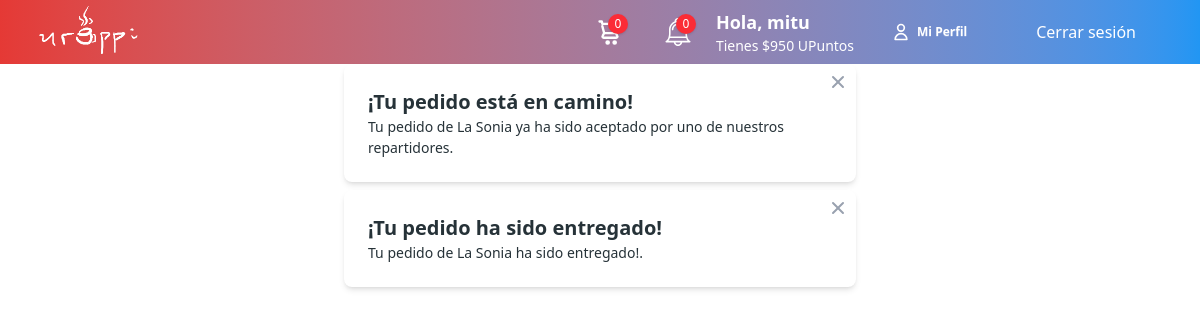
Screenshot of /comprador/notifications/ (signed in) with the database file from the repository.
### urappiapp/models.py (models this page shows)
class User(AbstractUser):
    pronombres = [("La", "La"), ("El", "El"), ("Le", "Le"), ("Otro", "Otro")]
    pronombre = models.CharField(max_length=5, choices=pronombres)
    apodo = models.CharField(max_length=30)  # Apodo o nombre visible
    rating = models.FloatField(default=0.0)
    votes = models.IntegerField(default=0)
    rol = models.CharField(
        max_length=20,
        choices=[
            ("customer", "Cliente"),
            ("deliver", "Repartidor"),
            ("seller", "Vendedor"),
        ],
    )
    upuntos = models.IntegerField(default=0)

class Notification(models.Model):
    user = models.ForeignKey(
        settings.AUTH_USER_MODEL,
        on_delete=models.CASCADE,
        related_name="user",
        null=True,
    )
    deliverer = models.ForeignKey(
        settings.AUTH_USER_MODEL,
        on_delete=models.CASCADE,
        related_name="notification_emitter",
        null=True,
    )
    order = models.ForeignKey(
        Order, on_delete=models.CASCADE, related_name="order", null=True
    )
    message = models.TextField()
    types = [
        ("entregado", "Pedido entregado"),
        ("cancelado", "Pedido cancelado"),
        ("aceptado", "Pedido aceptado"),
    ]
    type = models.CharField(max_length=20, choices=types, null=True)
    status = models.CharField(max_length=20, default="unread")
    created_at = models.TimeField(null=True)

### app_comprador/views.py (the view)
# urls.py: path("notifications/", views.show_notifications, name="show_notifications"),
@login_required(login_url="/login")
def show_notifications(request):
    notifications = []
    try:
        notifications = Notification.objects.filter(user=request.user).order_by(
            "-created_at"
        )
    except Notification.DoesNotExist:
        print("notification does not exist!")
    context = {"usuario":request.user
               ,"notifications": notifications}
    return render(request, "app_comprador/notification_menu.html", context)

### app_comprador/templates/app_comprador/notification_menu.html (shortened to what this page needs)
{% extends 'urappi/base.html' %}
{% block content %}
<div class="px-4">
  <div class="list items-center w-full gap-2">
      {% for notification in notifications %}
          {% include "app_comprador/notifications_menu/_notification_info.html" with notification=notification %}
      {% empty %}
          <p class="text-center text-gray-500 py-8">No tienes notificaciones</p>
      {% endfor %}
  </div>
</div>
{% endblock content %}

### urappi/templates/urappi/header.html (shortened to what this page needs)
<header class="bg-gradient-to-r from-primary to-secondary text-white">
     {% load static %}
    <div class="max-w-7xl mx-auto px-4 sm:px-6 lg:px-8 flex items-center justify-between h-16">
        <a href="{% url 'home' %}">
            <img src="{% static 'images/logo.png' %}" alt="Urappi Logo" class="h-16 object-contain">
        </a>
        <nav class="flex items-center space-x-6">
        {% if user.rol == 'customer' %}
            <a href="{% url 'cart' %}" class="relative group ml-4 flex items-center">
                <span class="absolute -top-1 -right-1 bg-red-500 text-xs rounded-full w-5 h-5 flex items-center justify-center text-white shadow
                group-hover:bg-red-600 transition">0</span>
            </a>
             <a href="{% url 'show_notifications' %}" class="relative group ml-4 flex items-center">
                <span class="absolute -top-1 -right-1 bg-red-500 text-xs rounded-full w-5 h-5 flex items-center justify-center text-white shadow
                group-hover:bg-red-600 transition">0</span>
            </a>
        {% endif %}
        {% if user.is_authenticated %}
            <div class="flex flex-col justify-center justify-between">
                <h1 class="text-lg font-semibold">Hola, {{ usuario.apodo }}</h1>
                <p class="text-sm">Tienes ${{ usuario.upuntos }} UPuntos</p>
            </div>
            <a href="{% url 'profile' %}" class="btn btn-ghost btn-sm">
                <svg xmlns="http://www.w3.org/2000/svg" class="h-5 w-5" fill="none" viewBox="0 0 24 24" stroke="currentColor">
                    <path stroke-linecap="round" stroke-linejoin="round" stroke-width="2" d="M16 7a4 4 0 11-8 0 4 4 0 018 0zM12 14a7 7 0 00-7 7h14a7 7 0 00-7-7z" />
                </svg>
                Mi Perfil
            </a>
            <div class="max-w-7xl mx-auto px-4 sm:px-6 lg:px-8 flex items-center justify-between h-16">
                <a href="{% url 'logout' %}">Cerrar sesión </a>
            </div>
        {% endif %}
        </nav>
    </div>
</header>

### app_comprador/templates/app_comprador/notifications_menu/_notification_info.html (shortened to what this page needs)
{% load static %}
<div class="w-full max-w-lg rounded-lg bg-white shadow-md relative">
    <form method="post" action="{% url 'delete_notification' notification.id %}">
        <button type="submit" class="absolute top-1 right-1 p-1 rounded-full hover:bg-gray-100 transition-colors" id="delete-notif-button">
        </button>
    </form>
    <div class="textarea-md p-6">
        {% if notification.type == "entregado" %}
            <h3 class="text-xl font-bold">¡Tu pedido ha sido entregado!</h3>
        {% elif notification.type == "cancelado" %}
            <h3 class="text-xl font-bold">Tu pedido ha sido cancelado :c</h3>
        {% elif notification.type == "aceptado" %}
            <h3 class="text-xl font-bold">¡Tu pedido está en camino!</h3>
        {% endif %}
        <p> {{notification.message}} </p>
    </div>
</div>

### rows the page displays
User: apodo "mitu", upuntos "950"
Notification: type "¡Tu pedido está en camino!", message "Tu pedido de La Sonia ya ha sido aceptado por uno de nuestros repartidores."
Notification: type "¡Tu pedido ha sido entregado!", message "Tu pedido de La Sonia ha sido entregado!."
